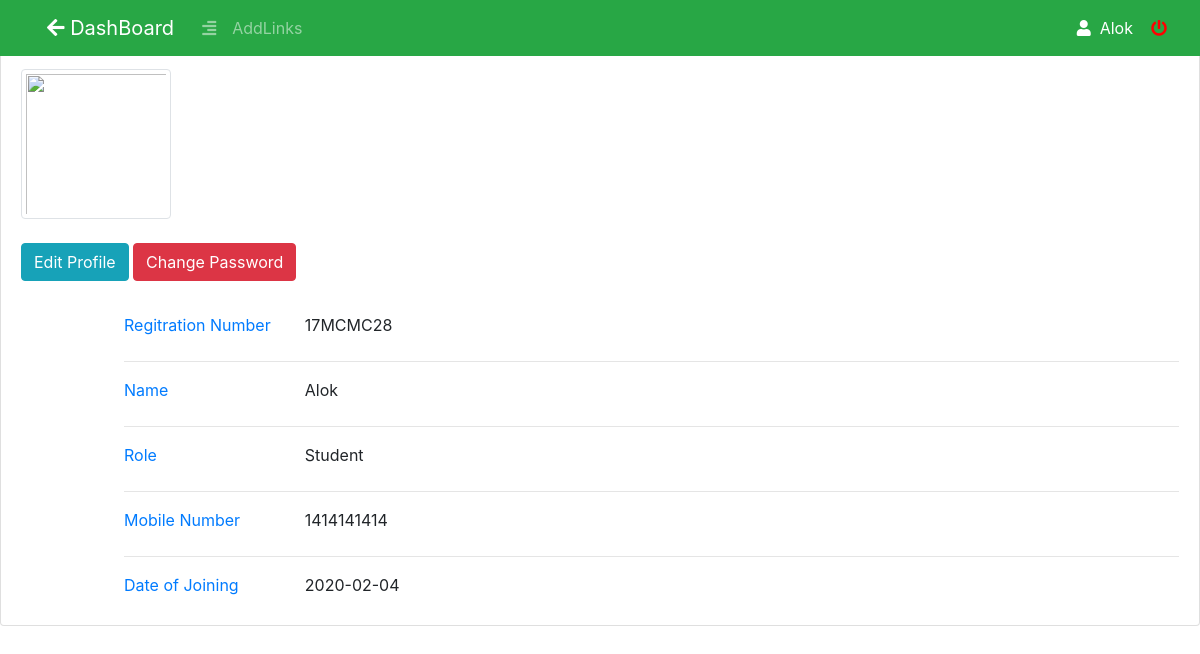
Page /employee/User_profile.php (signed in) on the committed database.
### tables this page shows
CREATE TABLE `employee` (
  `reg_id` varchar(30) NOT NULL,
  `fullname` varchar(50) NOT NULL,
  `phone` varchar(20) NOT NULL,
  `gender` varchar(10) DEFAULT NULL,
  `password` varchar(255) NOT NULL,
  `role` varchar(50) NOT NULL,
  `join_date` date DEFAULT NULL,
  `address` varchar(50) DEFAULT NULL
);

### employee/User_profile.php (the view, shortened to what this page needs)
<?php include ("includes/db.php");?>
<?php
  	if($_SESSION['userrole'] == "Student")
  	{
  		$userId = $_SESSION['reg_Id'];
	  	$query = "SELECT reg_id,fullname,phone,role,join_date from employee where reg_id = '$userId'";
	  	$result = mysqli_query($conn, $query);
	  	while($row = mysqli_fetch_array($result))
	  	{
	  		$id=$row['reg_id'];
	  		$name=$row['fullname'];
	  		$mobile=$row['phone'];
	  		$Role=$row['role'];
	  		$DOJ=$row['join_date'];
	  	}
  	}
?>
<!DOCTYPE html>
<html lang="en">
<?php include ("includes/admin_header.php"); ?>
<body>
<?php include("includes/admin_navbar.php"); ?>
		<br><br>
		<div class="card">
		    <div class="card-body">
		        <div class="card-title mb-4">
		            <div class="d-flex justify-content-start">
		                <div class="image-container">
		                    <img src="../images/users/<?php echo $image; ?>" id="imgProfile" style="width: 150px; height: 150px" class="img-thumbnail">
		                    <div class="middle"><br>
		                        <a href="profile.php?source=edit_profile&u_id=<?php echo $userID; ?>"><input type="button" class="btn btn-info" id="btnChangePicture" value="Edit Profile"></a>
		                        <a href="profile.php?source=change_password&u_id=<?php echo $userID; ?>"><input type="button" class="btn btn-danger" id="btnChangePicture" value="Change Password"></a>
		                    </div>
		                </div><br>
		            </div>
		        </div>
		        <div class="row">
		            <div class="col-11 offset-sm-1">
		                <div class="tab-content mt-2 ml-1">
		                    <div class="tab-pane show active" role="tabpanel" aria-labelledby="basicInfo-tab">
		                        <div class="row">
		                            <div class="col-sm-3 col-md-2 col-5">
		                                <label class="text-primary">Regitration Number</label>
		                            </div>
		                            <div class="col-md-8 col-6">
		                                <?php echo $id; ?>
		                            </div>
		                        </div>
		                        <hr />
		                        <div class="row">
		                            <div class="col-sm-3 col-md-2 col-5">
		                                <label class="text-primary">Name</label>
		                            </div>
		                            <div class="col-md-8 col-6">
		                                <?php echo $name; ?>
		                            </div>
		                        </div>
		                        <hr />
		                        <div class="row">
		                            <div class="col-sm-3 col-md-2 col-5">
		                                <label class="text-primary">Role</label>
		                            </div>
		                            <div class="col-md-8 col-6">
		                                <?php echo $Role; ?>
		                            </div>
		                        </div>
		                        <hr />
		                        <div class="row">
		                            <div class="col-sm-3 col-md-2 col-5">
		                                <label class="text-primary">Mobile Number</label>
		                            </div>
		                            <div class="col-md-8 col-6">
		                                <?php echo $mobile; ?>
		                            </div>
		                        </div>
		                        <hr />
		                        <div class="row">
		                            <div class="col-sm-3 col-md-2 col-5">
		                                <label class="text-primary">Date of Joining</label>
		                            </div>
		                            <div class="col-md-8 col-6">
		                                <?php echo $DOJ; ?>
		                            </div>
		                        </div>
		                    </div>
		                </div>
		            </div>
		        </div>
		    </div>
</div>
</body>
</html>

### rows in the picture
employee: reg_id "17MCMC28", fullname "Alok", role "Student", phone "1414141414", join_date "2020-02-04"

### other values in the picture
$_SESSION['username'] "Alok"
